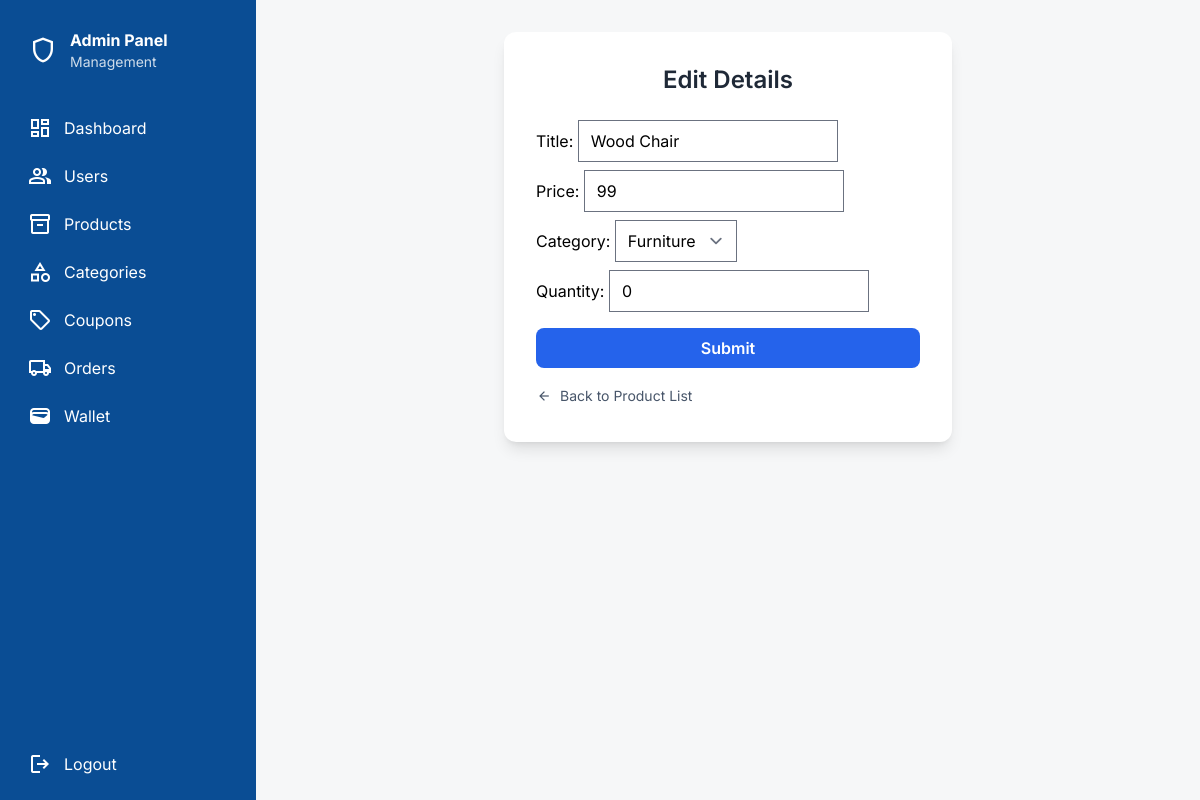
The page /edit_product/6/ (signed in) on the database its author committed.
### products/models.py (models this page shows, shortened)
class Products(models.Model):
    title=models.CharField(max_length=100)
    discription=models.TextField(null=True)
    price=models.IntegerField(default=0)
    image=models.ImageField(upload_to='images/')
    category=models.ForeignKey(CategoryModel,on_delete=models.CASCADE)
    user=models.ForeignKey(User,on_delete=models.CASCADE,null=True)
    quantity=models.PositiveIntegerField(default=0)
    is_delete=models.BooleanField(default=False)

### products/views.py (the view)
# urls.py: path('edit_product/<int:pk>/',views.edit_product,name='edit_product'),
def edit_product(request,pk):
    if not request.session.get('admin_id'):
        return redirect('admin_login')
    product=get_object_or_404(Products,pk=pk)
    if request.method=='POST':
        form=ProductEditForm(request.POST,request.FILES,instance=product)
        if form.is_valid():
            form.save()
            return redirect('admin_product_list')
    else:
        form=ProductEditForm(instance=product)
    return render(request,'products/edit_product.html',{'form':form})

### products/forms.py (shortened to what this page needs)
class ProductEditForm(forms.ModelForm):
    class Meta:
        model=Products
        fields=['title','price','category','quantity']
        widgets = {
            'price': forms.NumberInput(attrs={'min': '1'})
        }

### products/models.py (called while the page is built)
    def __str__(self):
        return self.name

### templates/products/edit_product.html (shortened to what this page needs)
{% extends 'admin/dashboard.html' %}
{% block content %}
<div class="max-w-md mx-auto bg-white shadow-lg rounded-xl p-8">
  <h1 class="text-2xl font-semibold text-gray-800 mb-6 text-center">
    Edit Details
  </h1>
  <form method="post" class="space-y-4">
    <div class="space-y-2">
      {{ form.as_p }}
    </div>
    <button type="submit"
      class="w-full py-2 rounded-lg bg-blue-600 hover:bg-blue-700
             text-white font-semibold transition duration-200">
      Submit
    </button>
    <a href="{% url 'admin_product_list' %}"
   class="inline-flex items-center gap-2 mb-4 text-sm text-slate-600 hover:text-slate-900">
  <span class="material-symbols-outlined text-base">arrow_back</span>
  Back to Product List
</a>
  </form>
</div>
{% endblock %}

### rows shown on the page
Products: title "Wood Chair", price "99", category "Furniture", quantity "0"
